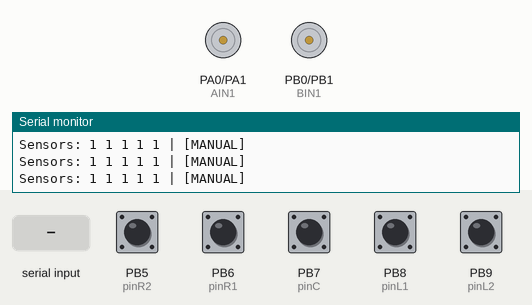
Recording of a sketch running on a simulated STM32 Blue Pill. On the bench: motor-driver pin pairs drawn as motors (green arrow = first pin HIGH = forward, orange = second pin HIGH = backward, longer = more drive), the last lines printed to the serial monitor. The inputs (shaded band) are chosen by the test bench; at power-on: PB5 (pinR2), PB6 (pinR1), PB7 (pinC), PB8 (pinL1), PB9 (pinL2) HIGH.

Above: at 1.2 s.
1.3 s: "auto\n" received over the second serial link
At 1.9 s:
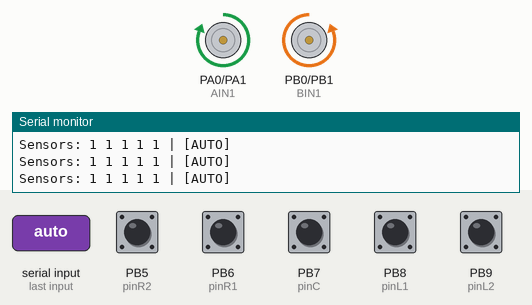
2.8 s: PB5 (pinR2) pulled LOW for 0.15 s
At 2.87 s:
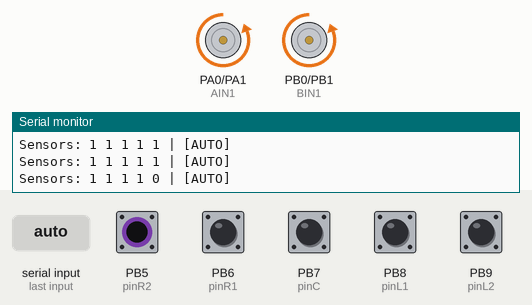
4.4 s: PB7 (pinC) pulled LOW for 0.15 s
At 4.47 s:
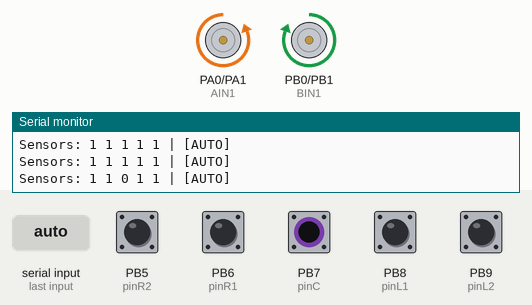
6.0 s: PB8 (pinL1) pulled LOW for 0.15 s
At 6.07 s:
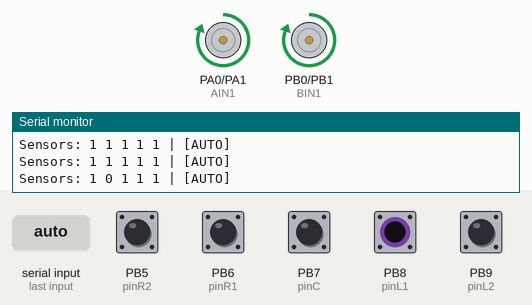
7.6 s: "manual\n" received over the second serial link
At 8.0 s:
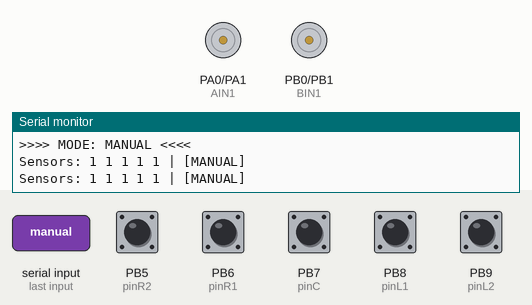
9.1 s: "forward\n" received over the second serial link
At 10.3 s:
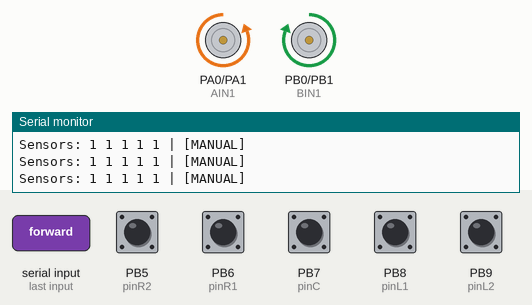
Timing chart, 0 to 11.6 s (numbered marks = the images above; inputs shaded):
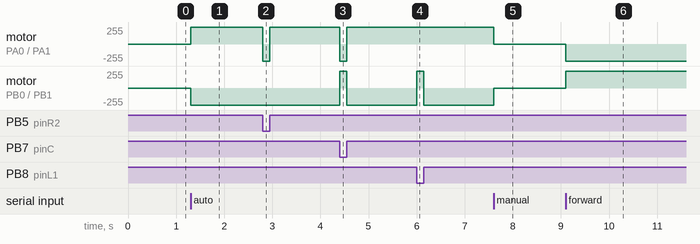

Measured:
- after the input at 1.3 s, motor on PA0 (AIN1) / PA1 (AIN2): stopped → forward 255/255 at once; motor on PB0 (BIN1) / PB1 (BIN2): stopped → backward 255/255 at once
- after the input at 2.8 s, motor on PA0 (AIN1) / PA1 (AIN2): forward 255/255 → backward 255/255 at once, → forward 255/255 0.15 s later
- after the input at 4.4 s, motor on PA0 (AIN1) / PA1 (AIN2): forward 255/255 → backward 255/255 at once, → forward 255/255 0.15 s later; motor on PB0 (BIN1) / PB1 (BIN2): backward 255/255 → forward 255/255 at once, → backward 255/255 0.15 s later
- after the input at 6.0 s, motor on PB0 (BIN1) / PB1 (BIN2): backward 255/255 → forward 255/255 at once, → backward 255/255 0.15 s later
- after the input at 7.6 s, motor on PA0 (AIN1) / PA1 (AIN2): forward 255/255 → stopped at once; motor on PB0 (BIN1) / PB1 (BIN2): backward 255/255 → stopped at once
- after the input at 9.1 s, motor on PA0 (AIN1) / PA1 (AIN2): stopped → backward 255/255 at once; motor on PB0 (BIN1) / PB1 (BIN2): stopped → forward 255/255 at once

The sketch:

remort_auto_manual_new.ino
```cpp
// ======================================================
// STM32 Robot: Final Version (With Active Brake & Finish Line)
// พินมอเตอร์: ซ้าย PA0, PA1 | ขวา PA4, PA5
// ======================================================

const int pinL2 = PB9;
const int pinL1 = PB8;
const int pinC  = PB7;
const int pinR1 = PB6;
const int pinR2 = PB5;

#define AIN1 PA0
#define AIN2 PA1
#define BIN1 PB0
#define BIN2 PB1

bool isAutoMode = false;
int sensorValues[5];

void setup() {
  Serial.begin(115200);
  Serial2.begin(115200);

  pinMode(AIN1, OUTPUT); pinMode(AIN2, OUTPUT);
  pinMode(BIN1, OUTPUT); pinMode(BIN2, OUTPUT);

  pinMode(pinL2, INPUT_PULLUP);
  pinMode(pinL1, INPUT_PULLUP);
  pinMode(pinC,  INPUT_PULLUP);
  pinMode(pinR1, INPUT_PULLUP);
  pinMode(pinR2, INPUT_PULLUP);

  stopMotor();
  Serial.println(">>> System Ready: Finish Line Detection Enabled <<<");
}

void loop() {
  readSensors();

  // --- ส่วนรับคำสั่งจาก Bluetooth ---
  if (Serial2.available() > 0) {
    String command = Serial2.readStringUntil('\n');
    command.trim();
    command.toLowerCase();

    if (command.indexOf("auto") >= 0) {
      isAutoMode = true;
      stopMotor();
      Serial.println(">>>> MODE: AUTO <<<<");
    }
    else if (command.indexOf("manual") >= 0) {
      isAutoMode = false;
      stopMotor();
      Serial.println(">>>> MODE: MANUAL <<<<");
    }

    if (!isAutoMode) {
      if      (command.indexOf("forward") >= 0)  moveForward();
      else if (command.indexOf("backward") >= 0) moveBackward();
      else if (command.indexOf("left") >= 0)     turnLeft();
      else if (command.indexOf("right") >= 0)    turnRight();
      else if (command.indexOf("stop") >= 0)     stopMotor();
    }
  }

  if (isAutoMode) {
    runLineFollower();
  }

  static uint32_t lastDebug = 0;
  if (millis() - lastDebug > 200) {
    printSensorDebug();
    lastDebug = millis();
  }
}

void readSensors() {
  sensorValues[0] = digitalRead(pinL2);
  sensorValues[1] = digitalRead(pinL1);
  sensorValues[2] = digitalRead(pinC);
  sensorValues[3] = digitalRead(pinR1);
  sensorValues[4] = digitalRead(pinR2);
}

void runLineFollower() {
  int L2 = sensorValues[0];
  int L1 = sensorValues[1];
  int C  = sensorValues[2];
  int R1 = sensorValues[3];
  int R2 = sensorValues[4];

  // --- 1. เช็คเส้นชัย (ดำ 4 ดวงขึ้นไป) ---
  int blackCount = (L2==0) + (L1==0) + (C==0) + (R1==0) + (R2==0);
  if (blackCount >= 4) {
    brakeMotor();      // เบรกกึก
    isAutoMode = false; // ปิดออโต้ทันที
    Serial.println(">>>> FINISH LINE! STOPPING... <<<<");
    return;
  }

  // --- 2. กรณีหลุดเส้น (ขาวหมด) ---
  if (L2 == 1 && L1 == 1 && C == 1 && R1 == 1 && R2 == 1) {
    moveBackward();
    return;
  }

  // --- 3. การตัดสินใจทิศทางปกติ ---
  if (C == 0) {
    moveForward();
  }
  else if (L1 == 0 || L2 == 0) {
    turnLeft();
  }
  else if (R1 == 0 || R2 == 0) {
    turnRight();
  }
}

// --- ฟังก์ชันมอเตอร์ ---

void moveForward() {
  digitalWrite(AIN1, LOW);  digitalWrite(AIN2, HIGH);
  digitalWrite(BIN1, HIGH); digitalWrite(BIN2, LOW);
}

void moveBackward() {
  digitalWrite(AIN1, HIGH); digitalWrite(AIN2, LOW);
  digitalWrite(BIN1, LOW);  digitalWrite(BIN2, HIGH);
}

void turnLeft() {
  digitalWrite(AIN1, HIGH); digitalWrite(AIN2, LOW);
  digitalWrite(BIN1, HIGH); digitalWrite(BIN2, LOW);
}

void turnRight() {
  digitalWrite(AIN1, LOW);  digitalWrite(AIN2, HIGH);
  digitalWrite(BIN1, LOW);  digitalWrite(BIN2, HIGH);
}

void stopMotor() {
  digitalWrite(AIN1, LOW);  digitalWrite(AIN2, LOW);
  digitalWrite(BIN1, LOW);  digitalWrite(BIN2, LOW);
}

void brakeMotor() {
  // Active Braking: ล็อคมอเตอร์ด้วยการส่ง HIGH ทั้งคู่
  digitalWrite(AIN1, HIGH); digitalWrite(AIN2, HIGH);
  digitalWrite(BIN1, HIGH); digitalWrite(BIN2, HIGH);
  delay(150); // เบรกค้างไว้ 150ms
  stopMotor();
}

void printSensorDebug() {
  Serial.print("Sensors: ");
  for(int i=0; i<5; i++) { Serial.print(sensorValues[i]); Serial.print(" "); }
  Serial.println(isAutoMode ? "| [AUTO]" : "| [MANUAL]");
}
```
